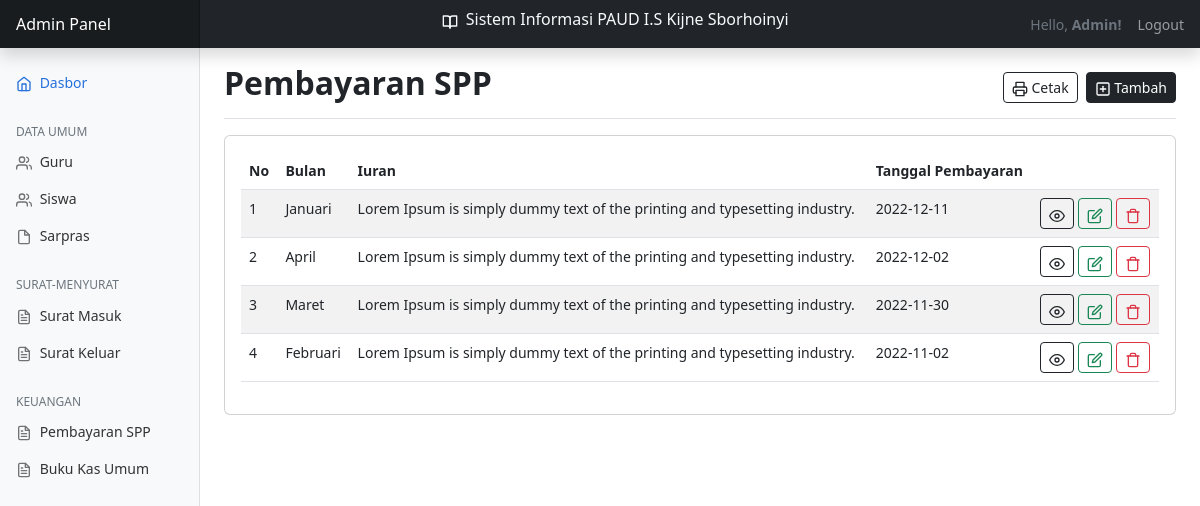
The page /?page=pembayaran-spp (signed in) on the database its author committed.
### tables this page shows
CREATE TABLE `pembayaran_spp` (
  `id` int(11) NOT NULL,
  `bulan` enum('Januari','Februari','Maret','April','Mei','Juni','Juli','Agustus','September','Oktober','November','Desember') NOT NULL,
  `iuran` tinytext NOT NULL,
  `tanggal_pembayaran` date NOT NULL
);

### views/pembayaran-spp/baca.php (the view, shortened to what this page needs)
<main class="col-md-9 ms-sm-auto col-lg-10 px-md-4">
    <div class="d-flex justify-content-between flex-wrap flex-md-nowrap align-items-center pt-3 pb-2 mb-3 border-bottom">
        <h1 class="h2 fw-bold">Pembayaran SPP</h1>
        <div class="btn-toolbar mb-2 mb-md-0">
            <a href="./cetak/?data=pembayaran-spp" target="_blank" class="btn btn-sm btn-outline-dark me-2">
                <span data-feather="printer" class="align-text"></span> Cetak
            </a>
            <a href="?page=pembayaran-spp&action=tambah" class="btn btn-sm btn-dark">
                <span data-feather="plus-square" class="align-text"></span> Tambah
            </a>
        </div>
    </div>
    <div class="row">
        <div class="col-12">
            <div class="card">
                <div class="card-body">
                    <div class="row">
                        <div class="col-lg-12">
                            <table id="example" class="table table-striped table-hover" style="width:100%">
                                <thead>
                                    <tr>
                                        <th>No</th>
                                        <th>Bulan</th>
                                        <th>Iuran</th>
                                        <th>Tanggal Pembayaran</th>
                                        <th></th>
                                    </tr>
                                </thead>
                                <tbody>
                                    <?php
                                        include __DIR__ . '../../../config/database.php';
                                        $rows = mysqli_query($conn, "SELECT * FROM pembayaran_spp ORDER BY id DESC");
                                        $i = 1;
                                    ?>
                                    <?php foreach ($rows as $row) : ?>
                                    <tr>
                                        <td><?php echo $i++; ?></td>
                                        <td><?php echo $row["bulan"]; ?></td>
                                        <td><?php echo $row["iuran"]; ?></td>
                                        <td><?php echo $row["tanggal_pembayaran"]; ?></td>
                                        <td>
                                            <a href="?page=pembayaran-spp&action=detail&id=<?php echo $row["id"];  ?>" class="btn btn-sm btn-outline-dark"><span data-feather="eye" class="align-text"></span></a>
                                            <a href="?page=pembayaran-spp&action=ubah&id=<?php echo $row["id"];  ?>" class="btn btn-sm btn-outline-success"><span data-feather="edit" class="align-text"></span></a>
                                            <a href="./process/pembayaran-spp/hapus.php?id=<?php echo $row["id"];  ?>" onclick="return confirm_delete()" class="btn btn-sm btn-outline-danger" onClick="return confirm(Anda yakin ingin hapus?)"><span data-feather="trash" class="align-text"></span></a>
                                        </td>
                                    </tr>
                                    <?php endforeach; ?>
                                </tbody>
                            </table>
                        </div>
                    </div>
                </div>
            </div>
        </div>
    </div>
</main>

### assets/css/style.css (style rules this page uses)
body { font-size: .875rem; }
.feather { width: 16px; height: 16px; }

### rows shown on the page
pembayaran_spp: bulan "Januari", iuran "Lorem Ipsum is simply dummy text of the printing and typesetting industry.", tanggal_pembayaran "2022-12-11"
pembayaran_spp: bulan "April", iuran "Lorem Ipsum is simply dummy text of the printing and typesetting industry.", tanggal_pembayaran "2022-12-02"
pembayaran_spp: bulan "Maret", iuran "Lorem Ipsum is simply dummy text of the printing and typesetting industry.", tanggal_pembayaran "2022-11-30"
pembayaran_spp: bulan "Februari", iuran "Lorem Ipsum is simply dummy text of the printing and typesetting industry.", tanggal_pembayaran "2022-11-02"
